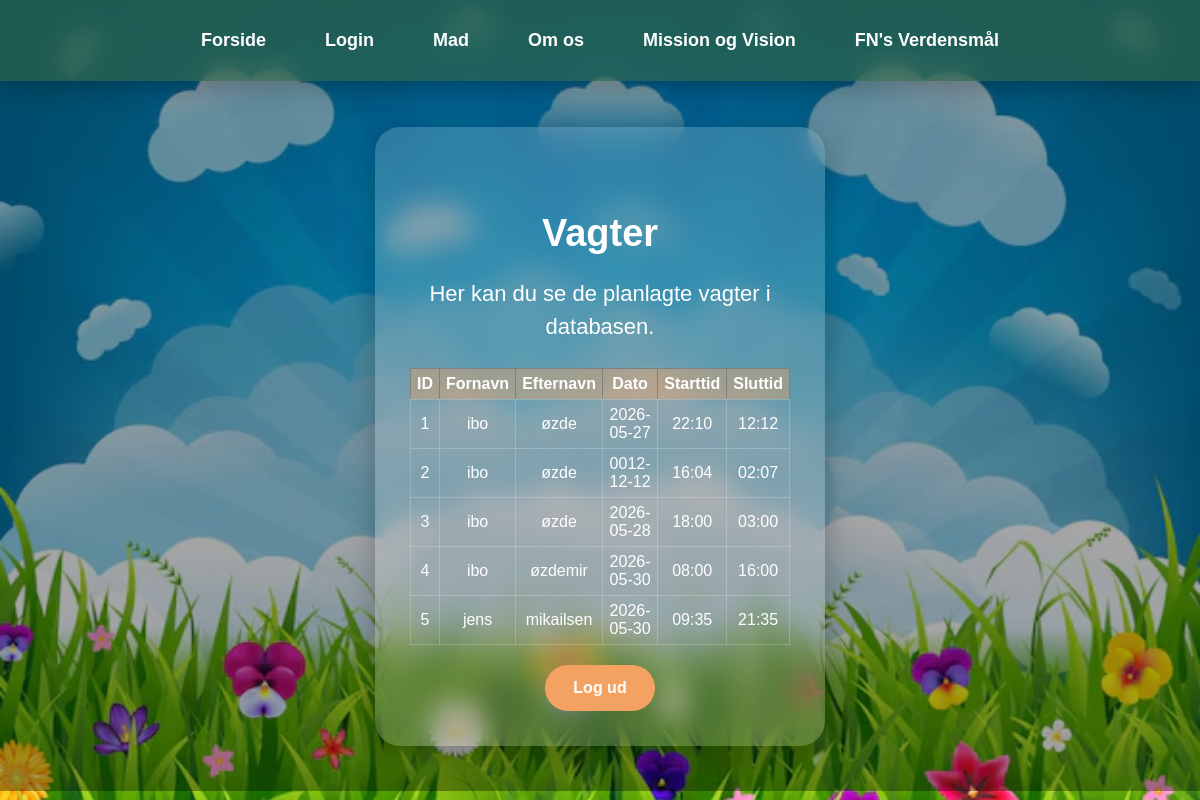
The page /database on the database its author committed.
### tables this page shows
CREATE TABLE VAGT (
                id        INTEGER PRIMARY KEY,
                fornavn   TEXT,
                efternavn TEXT,
                dato      TEXT,
                starttid  TEXT,
                sluttid   TEXT
            );

### app.py (the view)
@app.route('/database')
def database():
    with sqlite3.connect("database.db") as db:
        cursor = db.cursor()
        cursor.execute("SELECT * FROM VAGT")
        vagter = cursor.fetchall()
    return render_template('database.html', vagter=vagter)

### templates/database.html (shortened to what this page needs)
<!DOCTYPE html>
<html lang="da">
<head>
    <link rel="stylesheet" href="{{ url_for('static', filename='CSS/style.css') }}">
</head>
<body class="opret.side">
    <nav>
        <a href="/forside">Forside</a>
        <a href="/login">Login</a>
        <a href="/mad">Mad</a>
        <a href="/om-os">Om os</a>
        <a href="/MissionVision">Mission og Vision</a>
        <a href="/verdensmaal">FN's Verdensmål</a>
    </nav>
    <section class="hero">
        <div class="hero-content">
            <div class="login-card">
                <h1>Vagter</h1>
                <p>Her kan du se de planlagte vagter i databasen.</p>
                <table border="1" cellpadding="6" style="width: 100%; border-collapse: collapse; color: white;">
                    <tr style="background: rgba(244, 162, 97, 0.4);">
                        <th>ID</th>
                        <th>Fornavn</th>
                        <th>Efternavn</th>
                        <th>Dato</th>
                        <th>Starttid</th>
                        <th>Sluttid</th>
                    </tr>
                    {% for v in vagter %}
                    <tr style="border: 1px solid rgba(255,255,255,0.2);">
                        <td>{{ v[0] }}</td>
                        <td>{{ v[1] }}</td>
                        <td>{{ v[2] }}</td>
                        <td>{{ v[3] }}</td>
                        <td>{{ v[4] }}</td>
                        <td>{{ v[5] }}</td>
                    </tr>
                    {% endfor %}
                </table>
                <a href="/Forside" class="btn form-btn">Log ud</a>
            </div>
        </div>
    </section>
</body>
</html>

### static/CSS/style.css (style rules this page uses)
body { margin: 0; font-family: Arial, sans-serif; background-image: url("../Images/forside-bg.avif"); background-size: cover; background-position: center; background-repeat: no-repeat; min-height: 100vh; }
nav { background: rgba(43, 83, 50, 0.72); backdrop-filter: blur(12px); padding: 22px 45px; display: flex; gap: 35px; align-items: center; justify-content: center; box-shadow: 0 6px 25px rgba(0,0,0,0.25); position: sticky; top: 0; z-index: 10; }
nav a { color: white; text-decoration: none; font-weight: bold; font-size: 18px; padding: 8px 12px; border-radius: 20px; transition: 0.3s; }
h1 { text-align: center; margin-top: 50px; }
.hero { min-height: calc(100vh - 90px); display: flex; justify-content: center; align-items: center; text-align: center; color: white; position: relative; }
.hero::before { content: ""; position: absolute; inset: 0; background: rgba(0, 0, 0, 0.35); }
.hero-content { position: relative; z-index: 1; max-width: 800px; }
.hero h1 { font-size: 55px; margin-bottom: 15px; }
.hero p { font-size: 22px; line-height: 1.5; }
.btn { display: inline-block; margin-top: 20px; padding: 14px 28px; background: #f4a261; color: white; text-decoration: none; border-radius: 30px; font-weight: bold; transition: 0.3s; }
.login-card { width: 380px; padding: 35px; border-radius: 25px; background: rgba(255, 255, 255, 0.18); backdrop-filter: blur(14px); box-shadow: 0 8px 30px rgba(0,0,0,0.25); color: white; }
.login-card h1 { margin-bottom: 10px; font-size: 38px; }
.login-card p { margin-bottom: 25px; }
.form-btn { border: none; cursor: pointer; }

### rows shown on the page
VAGT: id "1", fornavn "ibo", efternavn "øzde", dato "2026-05-27", starttid "22:10", sluttid "12:12"
VAGT: id "2", fornavn "ibo", efternavn "øzde", dato "0012-12-12", starttid "16:04", sluttid "02:07"
VAGT: id "3", fornavn "ibo", efternavn "øzde", dato "2026-05-28", starttid "18:00", sluttid "03:00"
VAGT: id "4", fornavn "ibo", efternavn "øzdemir", dato "2026-05-30", starttid "08:00", sluttid "16:00"
VAGT: id "5", fornavn "jens", efternavn "mikailsen", dato "2026-05-30", starttid "09:35", sluttid "21:35"
